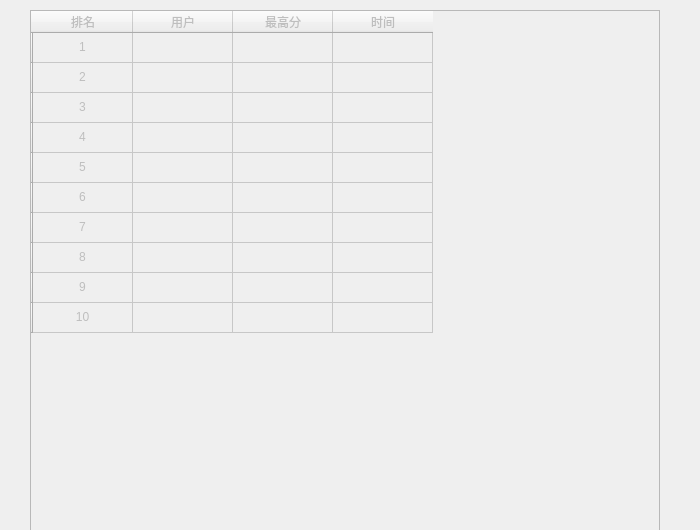
<?xml version="1.0" encoding="UTF-8"?>
<ui version="4.0">
 <class>MainWindow</class>
 <widget class="QMainWindow" name="MainWindow">
  <property name="enabled">
   <bool>false</bool>
  </property>
  <property name="geometry">
   <rect>
    <x>0</x>
    <y>0</y>
    <width>700</width>
    <height>530</height>
   </rect>
  </property>
  <property name="minimumSize">
   <size>
    <width>700</width>
    <height>530</height>
   </size>
  </property>
  <property name="maximumSize">
   <size>
    <width>700</width>
    <height>530</height>
   </size>
  </property>
  <property name="windowTitle">
   <string>MainWindow</string>
  </property>
  <widget class="QWidget" name="centralwidget">
   <widget class="QTableWidget" name="tableWidget">
    <property name="enabled">
     <bool>false</bool>
    </property>
    <property name="geometry">
     <rect>
      <x>30</x>
      <y>10</y>
      <width>630</width>
      <height>600</height>
     </rect>
    </property>
    <property name="autoFillBackground">
     <bool>false</bool>
    </property>
    <row>
     <property name="text">
      <string/>
     </property>
    </row>
    <row>
     <property name="text">
      <string/>
     </property>
    </row>
    <row>
     <property name="text">
      <string/>
     </property>
    </row>
    <row>
     <property name="text">
      <string/>
     </property>
    </row>
    <row>
     <property name="text">
      <string/>
     </property>
    </row>
    <row>
     <property name="text">
      <string/>
     </property>
    </row>
    <row>
     <property name="text">
      <string/>
     </property>
    </row>
    <row>
     <property name="text">
      <string/>
     </property>
    </row>
    <row>
     <property name="text">
      <string/>
     </property>
    </row>
    <row>
     <property name="text">
      <string/>
     </property>
    </row>
    <column>
     <property name="text">
      <string>排名</string>
     </property>
     <property name="textAlignment">
      <set>AlignCenter</set>
     </property>
    </column>
    <column>
     <property name="text">
      <string>用户</string>
     </property>
     <property name="textAlignment">
      <set>AlignCenter</set>
     </property>
    </column>
    <column>
     <property name="text">
      <string>最高分</string>
     </property>
     <property name="textAlignment">
      <set>AlignCenter</set>
     </property>
    </column>
    <column>
     <property name="text">
      <string>时间</string>
     </property>
     <property name="textAlignment">
      <set>AlignCenter</set>
     </property>
    </column>
    <item row="0" column="0">
     <property name="text">
      <string>1</string>
     </property>
     <property name="textAlignment">
      <set>AlignCenter</set>
     </property>
    </item>
    <item row="1" column="0">
     <property name="text">
      <string>2</string>
     </property>
     <property name="textAlignment">
      <set>AlignCenter</set>
     </property>
    </item>
    <item row="2" column="0">
     <property name="text">
      <string>3</string>
     </property>
     <property name="textAlignment">
      <set>AlignCenter</set>
     </property>
    </item>
    <item row="3" column="0">
     <property name="text">
      <string>4</string>
     </property>
     <property name="textAlignment">
      <set>AlignCenter</set>
     </property>
    </item>
    <item row="4" column="0">
     <property name="text">
      <string>5</string>
     </property>
     <property name="textAlignment">
      <set>AlignCenter</set>
     </property>
    </item>
    <item row="5" column="0">
     <property name="text">
      <string>6</string>
     </property>
     <property name="textAlignment">
      <set>AlignCenter</set>
     </property>
    </item>
    <item row="6" column="0">
     <property name="text">
      <string>7</string>
     </property>
     <property name="textAlignment">
      <set>AlignCenter</set>
     </property>
    </item>
    <item row="7" column="0">
     <property name="text">
      <string>8</string>
     </property>
     <property name="textAlignment">
      <set>AlignCenter</set>
     </property>
    </item>
    <item row="8" column="0">
     <property name="text">
      <string>9</string>
     </property>
     <property name="textAlignment">
      <set>AlignCenter</set>
     </property>
    </item>
    <item row="9" column="0">
     <property name="text">
      <string>10</string>
     </property>
     <property name="textAlignment">
      <set>AlignCenter</set>
     </property>
    </item>
   </widget>
  </widget>
 </widget>
 <resources/>
 <connections/>
</ui>
